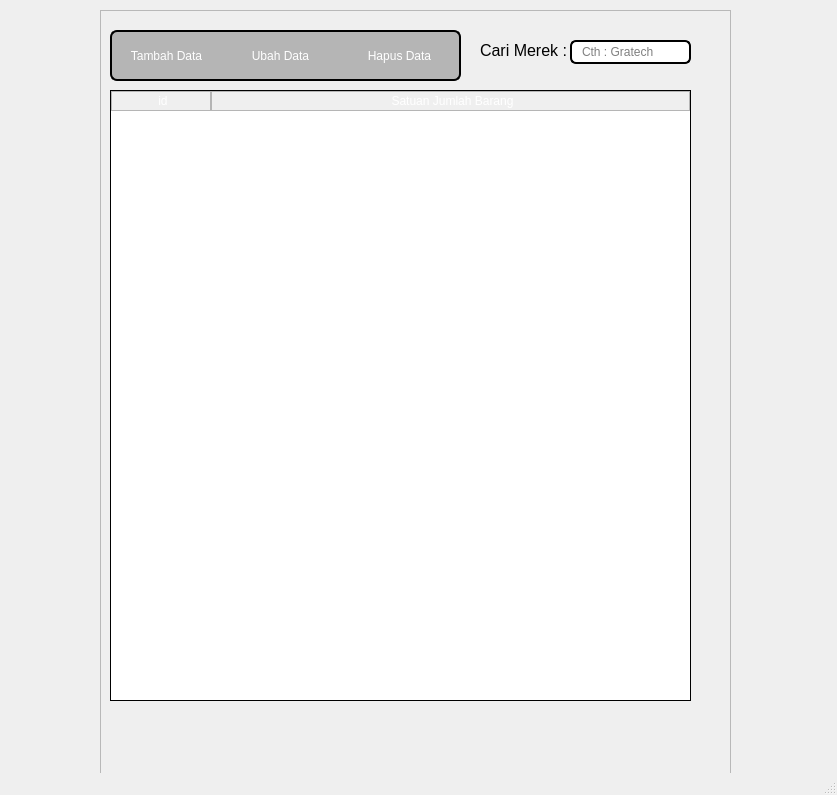
<?xml version="1.0" encoding="UTF-8"?>
<ui version="4.0">
 <class>MainWindow</class>
 <widget class="QMainWindow" name="MainWindow">
  <property name="geometry">
   <rect>
    <x>0</x>
    <y>0</y>
    <width>837</width>
    <height>795</height>
   </rect>
  </property>
  <property name="windowTitle">
   <string>Katalog - PT. Karya Graha Laboratory</string>
  </property>
  <property name="windowIcon">
   <iconset resource="../data/ui/logo.qrc">
    <normaloff>:/newPrefix/logo.png</normaloff>:/newPrefix/logo.png</iconset>
  </property>
  <widget class="QWidget" name="centralwidget">
   <widget class="QFrame" name="frame">
    <property name="geometry">
     <rect>
      <x>100</x>
      <y>10</y>
      <width>631</width>
      <height>781</height>
     </rect>
    </property>
    <property name="styleSheet">
     <string notr="true"/>
    </property>
    <property name="frameShape">
     <enum>QFrame::StyledPanel</enum>
    </property>
    <property name="frameShadow">
     <enum>QFrame::Raised</enum>
    </property>
    <widget class="QTableWidget" name="satuanTable">
     <property name="geometry">
      <rect>
       <x>10</x>
       <y>80</y>
       <width>581</width>
       <height>611</height>
      </rect>
     </property>
     <property name="styleSheet">
      <string notr="true">QTableWidget{

border: 1px solid black ;

border-color:black;


}


QHeaderView::section {
    background-color: qlineargradient(x1:0, y1:0, x2:0, y2:1,
                                      stop:0 #616161, stop: 0.5 #000000,
                                      stop: 0.6 #000000, stop:1 #656565);
    color: white;
    padding-left: 4px;
    border: 1px solid #B5B5B5;

}


QTableWidget QTableCornerButton::section {
  background-color: qlineargradient(x1:0, y1:0, x2:0, y2:1,
                                      stop:0 #616161, stop: 0.5 #000000,
                                      stop: 0.6 #000000, stop:1 #656565); }


</string>
     </property>
     <property name="sizeAdjustPolicy">
      <enum>QAbstractScrollArea::AdjustToContents</enum>
     </property>
     <property name="editTriggers">
      <set>QAbstractItemView::NoEditTriggers</set>
     </property>
     <property name="dragDropOverwriteMode">
      <bool>false</bool>
     </property>
     <property name="selectionMode">
      <enum>QAbstractItemView::SingleSelection</enum>
     </property>
     <property name="selectionBehavior">
      <enum>QAbstractItemView::SelectRows</enum>
     </property>
     <property name="verticalScrollMode">
      <enum>QAbstractItemView::ScrollPerItem</enum>
     </property>
     <property name="showGrid">
      <bool>true</bool>
     </property>
     <property name="sortingEnabled">
      <bool>false</bool>
     </property>
     <attribute name="horizontalHeaderVisible">
      <bool>true</bool>
     </attribute>
     <attribute name="horizontalHeaderDefaultSectionSize">
      <number>100</number>
     </attribute>
     <attribute name="horizontalHeaderStretchLastSection">
      <bool>true</bool>
     </attribute>
     <column>
      <property name="text">
       <string>id</string>
      </property>
     </column>
     <column>
      <property name="text">
       <string>Satuan Jumlah Barang</string>
      </property>
     </column>
    </widget>
    <widget class="QPushButton" name="addButton">
     <property name="geometry">
      <rect>
       <x>10</x>
       <y>20</y>
       <width>111</width>
       <height>51</height>
      </rect>
     </property>
     <property name="styleSheet">
      <string notr="true">QPushButton {color:white; background-color:#B5B5B5;border:2px solid black;font: 13px &quot;Open Sans&quot;;border-right:0px;
border-top-left-radius: 7px;
border-bottom-left-radius: 7px;
padding: 0 8px;}




QPushButton:hover:!pressed {
 background-color: #3D3D3D;
border-style:inset
}

QPushButton:hover {
 background-color:#171717
}


</string>
     </property>
     <property name="text">
      <string>Tambah Data</string>
     </property>
    </widget>
    <widget class="QPushButton" name="editButton">
     <property name="geometry">
      <rect>
       <x>120</x>
       <y>20</y>
       <width>121</width>
       <height>51</height>
      </rect>
     </property>
     <property name="styleSheet">
      <string notr="true">QPushButton:disabled {
    color: rgba(0,0, 0, 100)
}

QPushButton {color:white; background-color:#B5B5B5;border:2px solid black;font: 13px &quot;Open Sans&quot;;border-right:0px;border-left:0px;
padding: 0 8px;
}

QPushButton:hover:!pressed {
 background-color: #3D3D3D;
border-style:inset
}

QPushButton:hover {
 background-color:#171717
}





QPushButton:hover {
  background-color:rgb(61, 61, 61)
}

</string>
     </property>
     <property name="text">
      <string>Ubah Data</string>
     </property>
    </widget>
    <widget class="QLineEdit" name="searchField">
     <property name="geometry">
      <rect>
       <x>470</x>
       <y>30</y>
       <width>121</width>
       <height>24</height>
      </rect>
     </property>
     <property name="styleSheet">
      <string notr="true">border: 2px solid black;
border-radius: 6px;
padding: 0 8px;
min-height: 20px ;
max-height:20px;
selection-background-color: gray;
color:black
</string>
     </property>
     <property name="text">
      <string/>
     </property>
     <property name="placeholderText">
      <string>Cth : Gratech</string>
     </property>
    </widget>
    <widget class="QLabel" name="label">
     <property name="geometry">
      <rect>
       <x>380</x>
       <y>20</y>
       <width>91</width>
       <height>41</height>
      </rect>
     </property>
     <property name="styleSheet">
      <string notr="true">color:black;</string>
     </property>
     <property name="text">
      <string>&lt;html&gt;&lt;head/&gt;&lt;body&gt;&lt;p&gt;&lt;span style=&quot; font-size:12pt;&quot;&gt;Cari Merek : &lt;/span&gt;&lt;/p&gt;&lt;/body&gt;&lt;/html&gt;</string>
     </property>
    </widget>
    <widget class="QPushButton" name="deleteButton">
     <property name="geometry">
      <rect>
       <x>240</x>
       <y>20</y>
       <width>121</width>
       <height>51</height>
      </rect>
     </property>
     <property name="styleSheet">
      <string notr="true">QPushButton:disabled {
    color: rgba(0,0, 0, 100)
}

QPushButton {color:white; background-color:#B5B5B5;border:2px solid black;font: 13px &quot;Open Sans&quot;;border-left:0px;border-top-right-radius: 7px;
border-bottom-right-radius: 7px;
padding: 0 8px;
}

QPushButton:hover:!pressed {
 background-color: #3D3D3D;
border-style:inset
}

QPushButton:hover {
 background-color:#171717
}
</string>
     </property>
     <property name="text">
      <string>Hapus Data</string>
     </property>
    </widget>
   </widget>
  </widget>
  <widget class="QMenuBar" name="menubar">
   <property name="geometry">
    <rect>
     <x>0</x>
     <y>0</y>
     <width>837</width>
     <height>21</height>
    </rect>
   </property>
  </widget>
  <widget class="QStatusBar" name="statusbar"/>
 </widget>
 <resources>
  <include location="../data/font/opensans.qrc"/>
  <include location="../data/ui/logo.qrc"/>
 </resources>
 <connections/>
</ui>
